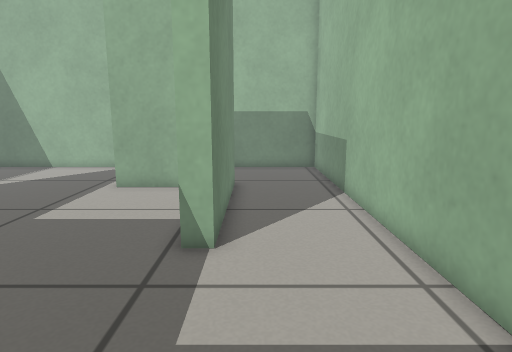
View 1 (above)

16 first-person views from a walk through a Gazebo world. The camera is 0.59 m above the floor, tilts 10° down and sees 75° across. The floor is counted in squares, 0.2 m on a side. Each view is taken from the middle of a square. On the plan, view 1 faces up. The plan holds only what a view shows up to about 20 squares ahead; the rest is blank.

View 2
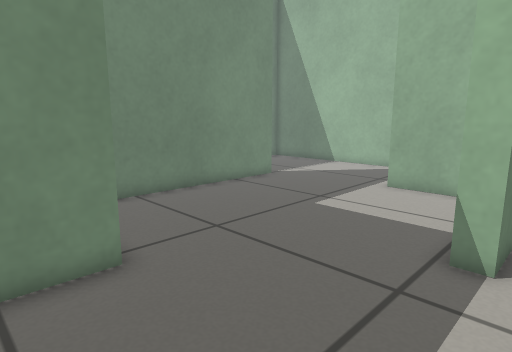

View 3
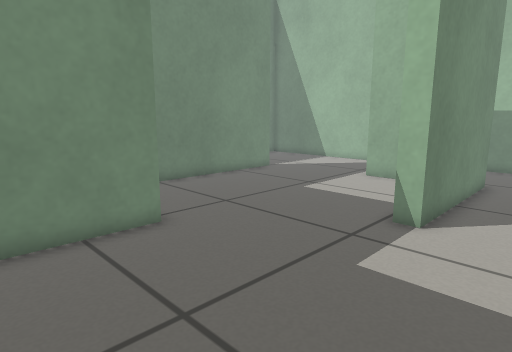

View 4
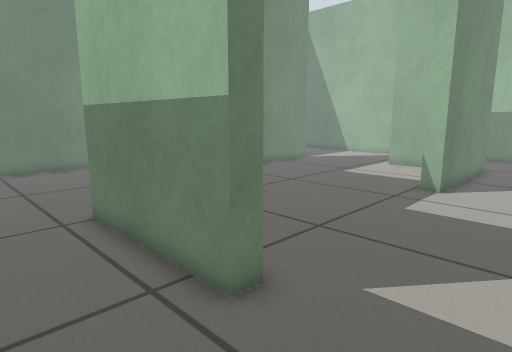

View 5
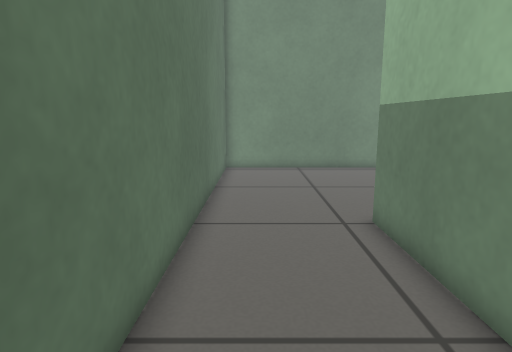

View 6
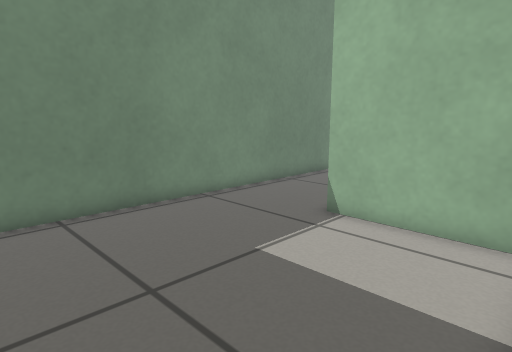

View 7
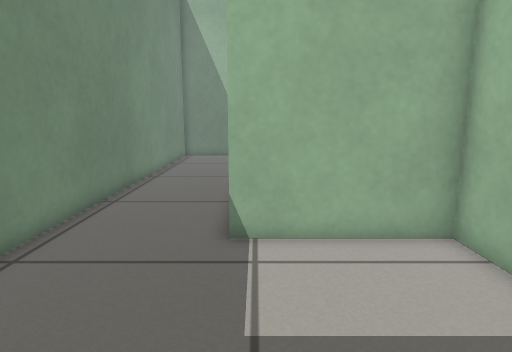

View 8
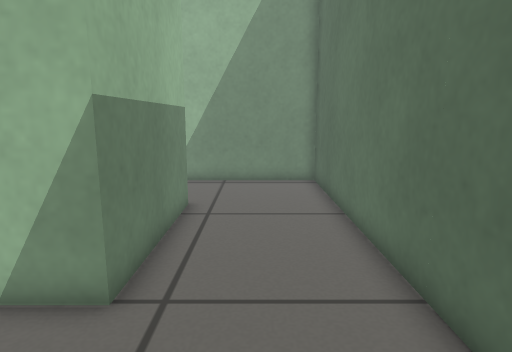

View 9
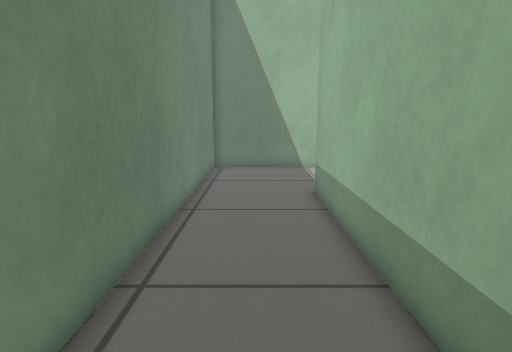

View 10
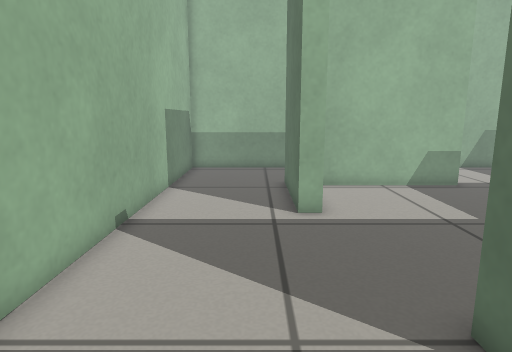

View 11
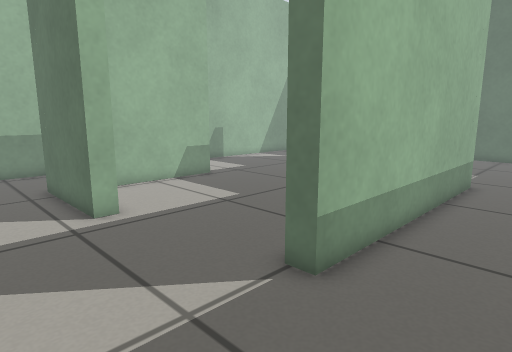

View 12
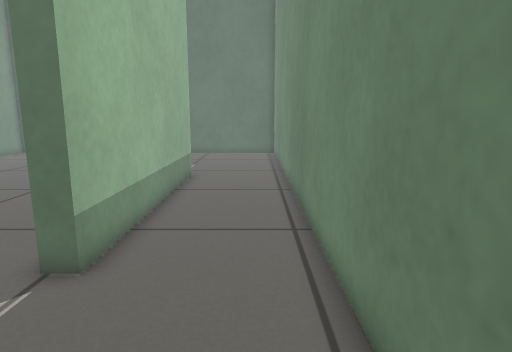

View 13
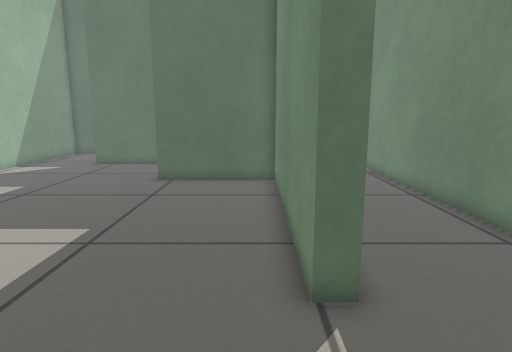

View 14
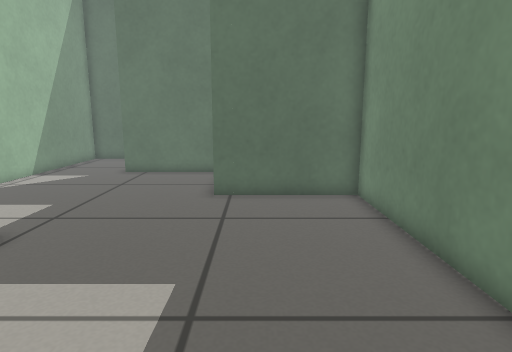

View 15
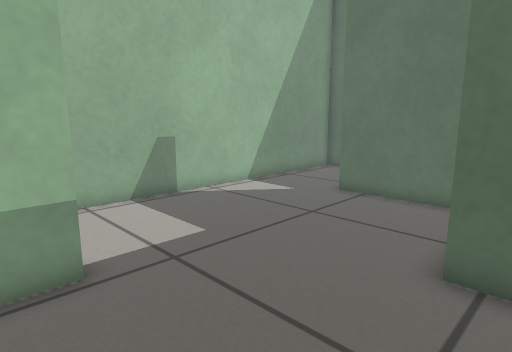

View 16
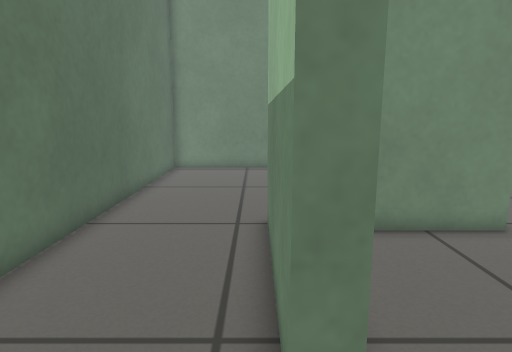

### Floor plan
Points are (right, up) in squares from view 1. A wall is a line through its corners. A room is listed if a view was taken in it or the views show most of it. See-through windows are left out.
Room 1 (views 1, 2, 3, 13, 14, 15)
walls: (-3.2, 13.9) (-6, 13.9) (-6, 14.7) (-0.9, 14.7) (-0.9, 7.2) (-1.7, 7.2) (-1.7, 13.1); (-12.6, 13.1) (-11.9, 13.1) (-11.9, 2.6) (-6.4, 2.6) (-6.4, -1.1); (-5.7, -2.9) (-0.9, -2.9) (-0.9, -3.7); (3.5, -3.5) (3.5, 19.7) (-12.5, 19.7)
ways out: opening at (-12, 16.5) to room 2; opening at (1.5, -3) to room 2
Room 2 (views 4, 5, 6, 7, 8, 9, 10, 11, 12, 16)
walls: (-7.1, -0.1) (-7.1, 1.8) (-12.6, 1.8) (-12.6, 13.1); (-0.9, -3.7) (-7.1, -3.7) (-7.1, -1.9); (-12.5, 19.7) (-17.5, 19.7) (-17.5, -8.7) (3.5, -8.7) (3.5, -3.5)
ways out: opening at (-12, 16.5) to room 1; opening at (1.5, -3) to room 1

Positions as (right, up) in squares from view 1, and headings:
1: (0, 0), facing up
2: (0, 0), facing up-left
3: (2, -2), facing up-left
4: (3, -7), facing up-left
5: (2, -7), facing left
6: (-7, -7), facing up-left
7: (-12, -6), facing up
8: (-12, -6), facing right
9: (-15, 0), facing up
10: (-16, 16), facing right
11: (-16, 18), facing down-right
12: (-16, 19), facing down
13: (-11, 18), facing down
14: (-8, 15), facing down
15: (-8, 9), facing down-right
16: (2, -4), facing left
